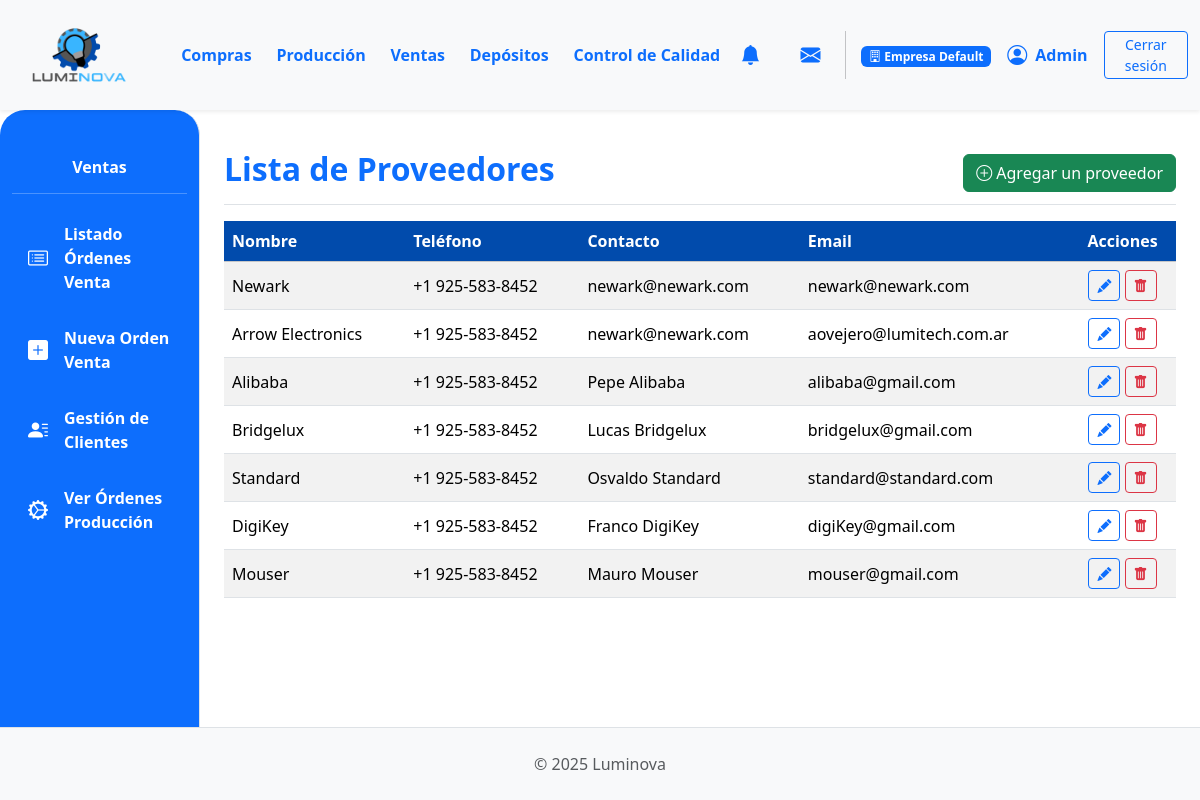
Before: /deposito/ventas/proveedores/proveedor/ (signed in) with the older database file.
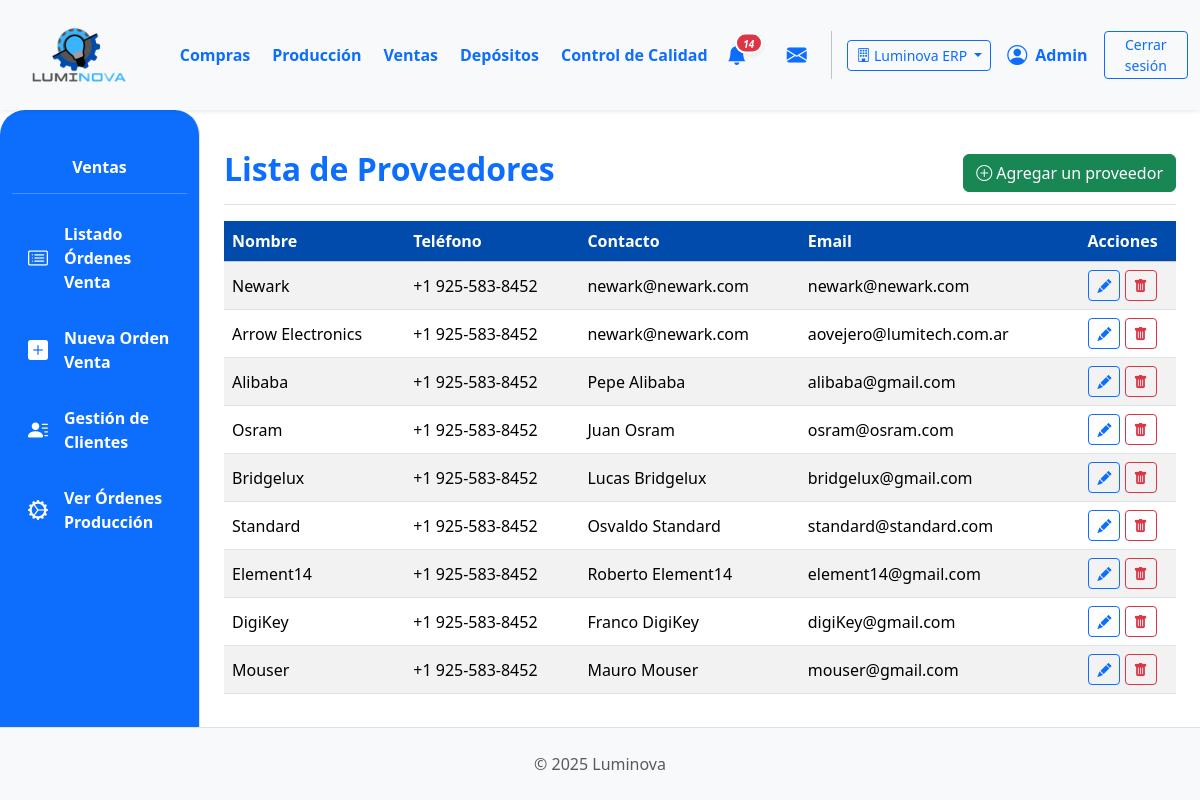
After: the same page with the newer database file.
### App_LUMINOVA/models.py (models this page shows, shortened)
class Empresa(models.Model):
    nombre = models.CharField(max_length=150, unique=True)
    razon_social = models.CharField(max_length=255, blank=True)
    cuit = models.CharField(max_length=20, blank=True)
    direccion = models.CharField(max_length=255, blank=True)
    telefono = models.CharField(max_length=50, blank=True)
    email = models.EmailField(blank=True)
    fecha_creacion = models.DateTimeField(auto_now_add=True)
    activa = models.BooleanField(default=True)
    class Meta:
        verbose_name = "Empresa"
        verbose_name_plural = "Empresas"

class EmpresaScopedModel(models.Model):
    empresa = models.ForeignKey(
        'Empresa',
        on_delete=models.PROTECT,
        related_name="%(app_label)s_%(class)s",
        null=True,
        blank=True,
    )
    EMPRESA_FALLBACK_FIELDS = ()
    class Meta:
        abstract = True

class Proveedor(EmpresaScopedModel):
    nombre = models.CharField(max_length=100, unique=True)
    contacto = models.CharField(max_length=100, blank=True)
    telefono = models.CharField(max_length=25, blank=True)
    email = models.EmailField(blank=True, null=True)

### App_LUMINOVA/views_proveedores.py (the view)
class ProveedorListView(ListView):
    model = Proveedor
    template_name = "ventas/proveedores/proveedor_list.html"
    context_object_name = "proveedores"
    def get_queryset(self):
        return filter_proveedores_por_empresa(self.request)

### App_LUMINOVA/context_processors.py (called while the page is built, shortened)
def puede_ver_deposito_sidebar(request):
    user = getattr(request, 'user', None)
    if not user or not user.is_authenticated:
        return {'puede_ver_deposito_sidebar': False}
    if user.is_superuser:
        return {'puede_ver_deposito_sidebar': True}

def empresa_actual_context(request):
    from .models import Empresa
    context = {
        'empresa_actual': None,
        'empresas_disponibles': [],
        'es_multi_empresa': False,
    }
    if request.user.is_authenticated:
        context['empresa_actual'] = getattr(request, 'empresa_actual', None)
        if request.user.is_superuser:
            empresas = Empresa.objects.filter(activa=True)
            context['empresas_disponibles'] = list(empresas)
            context['es_multi_empresa'] = empresas.count() > 1
        else:
            if hasattr(request.user, 'perfil'):
                context['empresas_disponibles'] = [request.user.perfil.empresa]
    return context

### App_LUMINOVA/threadlocals.py (called while the page is built)
def set_current_empresa(empresa):
    _locals.empresa_actual = empresa

### App_LUMINOVA/templates/ventas/proveedores/proveedor_list.html (shortened to what this page needs)
{% extends 'padre.html' %}
{% load static %}
{% load django_bootstrap5 %}
{% block sidebar_content %}
    {% include 'ventas/ventas_sidebar.html' %}
{% endblock %}
{% block content %}
<div class="d-flex justify-content-between flex-wrap flex-md-nowrap align-items-center pt-3 pb-2 mb-3 border-bottom">
    <h1 class="h2 fw-bold text-primary">Lista de Proveedores</h1>
    <div class="btn-toolbar mb-2 mb-md-0">
        <a href="{% url 'App_LUMINOVA:proveedor_create' %}" class="btn btn-success">
            <i class="bi bi-plus-circle"></i> Agregar un proveedor
        </a>
    </div>
</div>
<div class="table-responsive mt-3">
    <table class="table table-striped table-hover align-middle">
        <thead class="table-light">
            <tr>
                <th class="align-middle color-thead" style="background-color: #014BAC; color: white;">Nombre</th>
                <th class="align-middle color-thead" style="background-color: #014BAC; color: white;">Teléfono</th>
                <th class="align-middle color-thead" style="background-color: #014BAC; color: white;">Contacto</th>
                <th class="align-middle color-thead" style="background-color: #014BAC; color: white;">Email</th>
                <th class="text-center align-middle color-thead" style="background-color: #014BAC; color: white;">Acciones</th>
            </tr>
        </thead>
        <tbody>
            {% for proveedor in proveedores %}
            <tr>
                <td>{{ proveedor.nombre }}</td>
                <td>{{ proveedor.telefono }}</td>
                <td>{{ proveedor.contacto }}</td>
                <td> {{proveedor.email}} </td>
                <td class="text-center">
                    <a href="{% url 'App_LUMINOVA:proveedor_edit' proveedor.pk %}" class="btn btn-sm btn-outline-primary"><i class="bi bi-pencil-fill"></i></a>
                    <a href="{% url 'App_LUMINOVA:proveedor_delete' proveedor.pk %}" class="btn btn-sm btn-outline-danger"><i class="bi bi-trash-fill"></i></a>
                </td>
            </tr>
            {% empty %}
            <tr>
                <td colspan="8" class="text-center fst-italic text-muted">No hay proveedores registrados.</td>
            </tr>
            {% endfor %}
        </tbody>
    </table>
</div>
{% endblock %}

### App_LUMINOVA/templates/shared/header.html (shortened to what the changed rows need)
{% load static %}
<header>
    <nav class="navbar navbar-expand-lg navbar-light bg-light shadow-sm p-0">
        <div class="container-fluid d-flex align-items-center">
            <div class="collapse navbar-collapse" id="navbarContent" style="padding-left: 5%;">
                <div class="navbar-nav ms-auto d-flex flex-row align-items-center">
                    {% if user.is_authenticated %}
                        <div class="nav-item dropdown me-3">
                            <a class="nav-link px-2 position-relative d-flex align-items-center" href="#" role="button" data-bs-toggle="dropdown" aria-expanded="false" title="Notificaciones">
                                <i class="bi bi-bell-fill fs-5 text-primary">
                                    {% if total_notificaciones > 0 %}
                                    <span class="position-absolute translate-middle badge rounded-pill bg-danger shadow-sm" style="font-size: 0.5em; min-width:18px; border:2px solid #fff; margin-top: 3px; margin-left: 2px; display: inline-block; text-align: center;">{{ total_notificaciones }}</span>
                                    {% endif %}
                                </i>
                            </a>
                        </div>
                        <div class="nav-item dropdown ms-2" id="dropdown-mensajes">
                            <a class="nav-link px-2 position-relative d-flex align-items-center" href="#" id="mensajesDropdown" role="button" data-bs-toggle="dropdown" aria-expanded="false" title="Mensajes">
                                <i class="bi bi-envelope-fill fs-5 text-primary"></i>
                            </a>
                        </div>
                        <div class="nav-item d-flex align-items-center">
                            {% if empresas_disponibles|length > 1 %}
                            <div class="dropdown me-3">
                                <button class="btn btn-sm btn-outline-primary dropdown-toggle" type="button" id="empresaDropdown" data-bs-toggle="dropdown" aria-expanded="false" title="Cambiar empresa">
                                    <i class="bi bi-building"></i>
                                    <span class="d-none d-lg-inline">{{ empresa_actual.nombre|truncatechars:20 }}</span>
                                </button>
                            </div>
                            {% elif empresa_actual %}
                            <div class="me-3">
                                <span class="badge bg-primary">
                                    <i class="bi bi-building"></i>
                                    <span class="d-none d-lg-inline">{{ empresa_actual.nombre }}</span>
                                </span>
                            </div>
                            {% endif %}
                             <i class="bi bi-person-circle fs-5 text-primary"></i>
                             <span class="ms-2 fw-bold text-primary">{{ user.first_name|default:user.username|capfirst }}</span>
                        </div>
                        <div class="nav-item ms-3">
                            <a class="btn btn-outline-primary btn-sm btn-CS" href="#" id="logout-btn">Cerrar sesión</a>
                        </div>
                    {% endif %}
                </div>
            </div>
        </div>
    </nav>
</header>

Changed rows visible on the page:
computed for Empresa: nombre "Empresa Default" → "Luminova ERP"
now on this page (row edited): Proveedor: nombre "Osram", telefono "+1 925-583-8452", contacto "Juan Osram", email "osram@osram.com"
now on this page (row edited): Proveedor: nombre "Element14", telefono "+1 925-583-8452", contacto "Roberto Element14", email "element14@gmail.com"
Other visible differences:
{{ total_notificaciones }}: (not shown) → "14"
